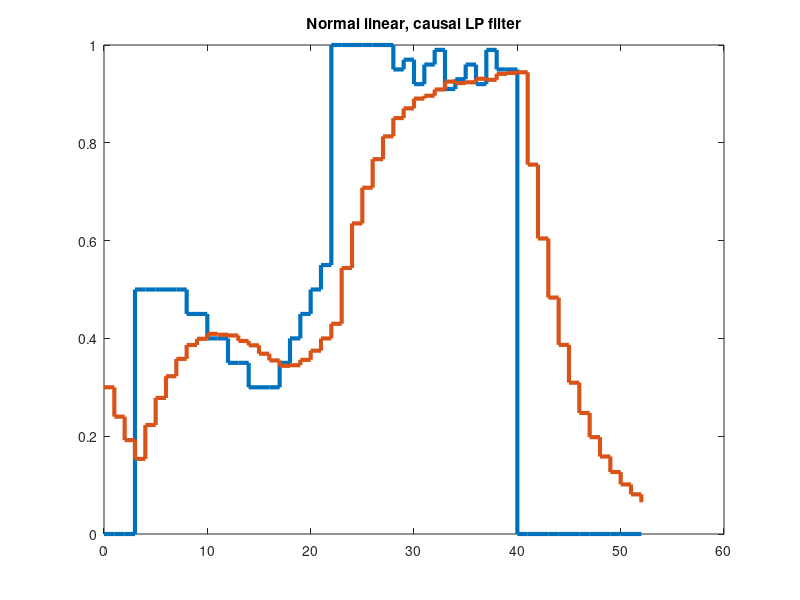
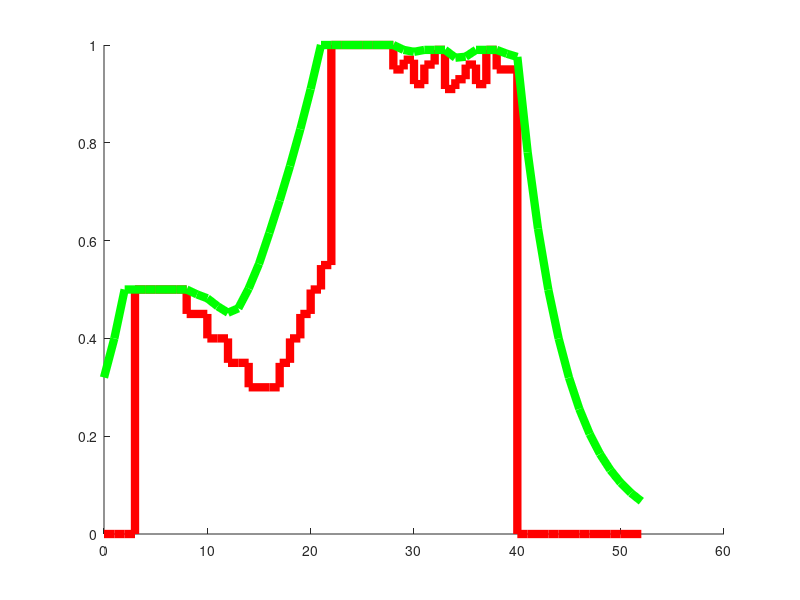

Write MATLAB code to recreate these figures, in order.
%
%   hold_filter_001.m
%
%   Martin Krucinski
%
%   2019-04-22  v001    Implementation of "peak-hold" response filter

filt_ord = 1;
Ts      = 1;
a       = 0.8;
A       = [ a ];
B       = [ 1 - a];
C       = [1];
D       = [0];
filt1   = ss(A,B,C,D,Ts);
x0_scalar   = 0.3;
x0_dim      = [ 1 ];

if filt_ord==2,
    temp = filt1 * filt1;
    filt1 = temp;
    x0_dim      = [ 1 ; 1 ];
end

x0      = x0_scalar * x0_dim;

%u = [ zeros(20,1) ; ones(20,1) ; zeros(20,1)  ];
%u = [ zeros(10,1) ; ones(20,1) ; zeros(10,1); ones(10,1) ; zeros(10,1)  ];
%u = [ zeros(5,1) ; ones(10,1) ; zeros(30,1); ones(5,1) ; zeros(40,1)  ];
u = [ 0 0 0 0.5 0.5 0.5 0.5 0.5 0.45 0.45 0.40 0.40 0.35 0.35 0.30 0.30 0.30 ...
    0.35 0.40 0.45 0.50 0.55 1.0 1.0 1.0 1.0 1.0 1.0 0.95 0.97 0.92 0.96 0.99 0.91 0.93 0.96 0.92 0.99 0.95 0.95 ...
    0 0 0 0 0 0 0 0 0 0 0 0 0]';


N = length(u);
t = 0:(N-1);
y = lsim(filt1,u,t, x0);

figure
p1 = stairs(t, [u y]);
set(p1,'LineWidth',3);
title('Normal linear, causal LP filter')

%------------------------------------
%   Reserve space for results

all_y   = zeros(N,N);

%------------------------------------
%   Main filter loop

figure
hold on
p2  = stairs(t, u, 'r');
set(p2,'LineWidth',6);

for i=2:(N-1),
    disp([ 'i = ' num2str(i) ])
    %    i = 35;
    x0  = u(i)*x0_dim;
    upf  = u(i:N);
    tpf  = t(i:N);
    ypf  = lsim(filt1, upf, tpf, x0);
    
    % prepare for reverse filtering
    upr  = flipud(u(1:i));
    tpr  = t(1:i);
    ypr  = lsim(filt1, upr, tpr, x0);
    
    % assemble final simulated output
    
    yprr = flipud(ypr);
    
    y   = [ yprr(1:(i-1)) ; ypf ];
    
    if 0, 
        p3 = stairs(t, y);
    
        set(p3,'LineWidth',3);
    end
    
    %pause
    
    %all_y(i,:)  = y;
    all_y(:,i)  = y;
end

ymax    = max(all_y')';

%figure

%p4 = stairs(t, ymax, 'g');
p4 = plot(t, ymax, 'g');
set(p4,'LineWidth',6);

